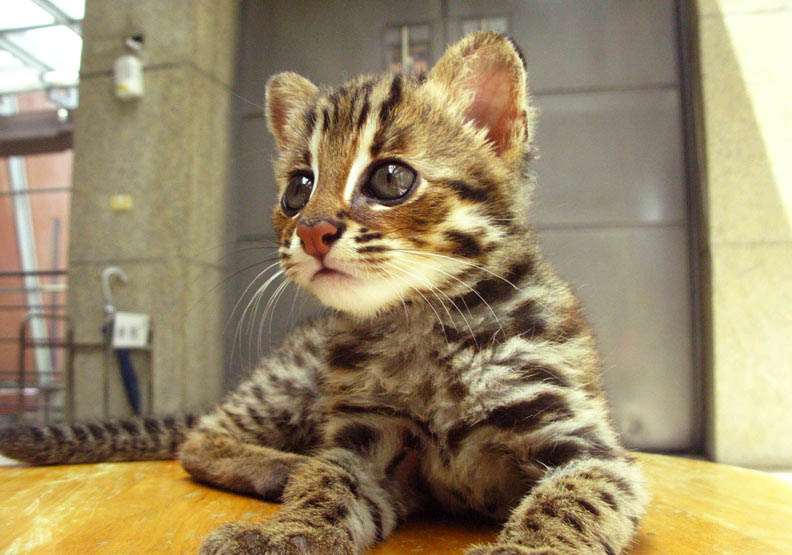
#> input picture leocat.jpg, 792 x 555 px
$ python ImageProcess.py
#> lines starting #> are read from the running program, lines starting #| are printed output that depends on the picture; after the words box and inside, x2 and y2 are one past the last pixel; in counts of white or black regions, pixels touching at a corner belong together
import cv2 as cv
import numpy as np
from matplotlib import pyplot as plt

def process(filename, binary = 0, flip = 0, save = 0):
#> called with filename = 'leocat.jpg', binary = 1, flip = 0, save = 0
    img = cv.imread(filename, 0)
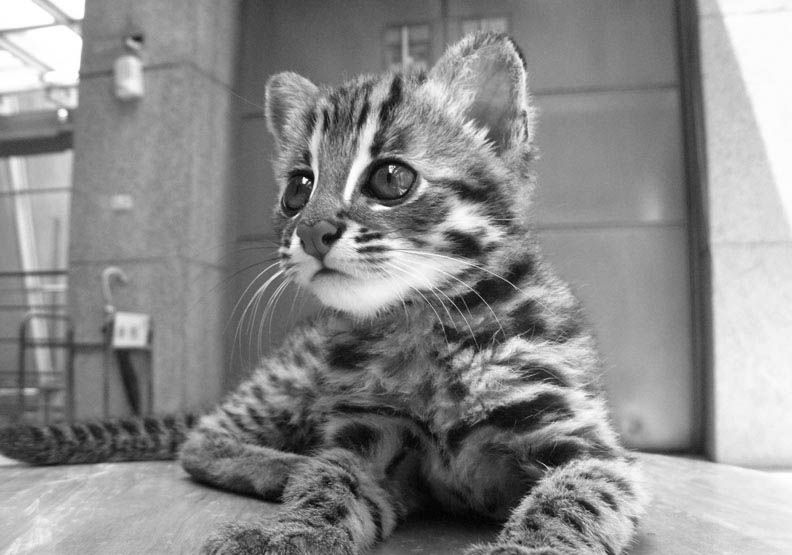
#> img: shape (555, 792); min 0, max 255, mean 139.2
    if binary == 1:
        ret,img = cv.threshold(img, 127, 255, cv.THRESH_BINARY)
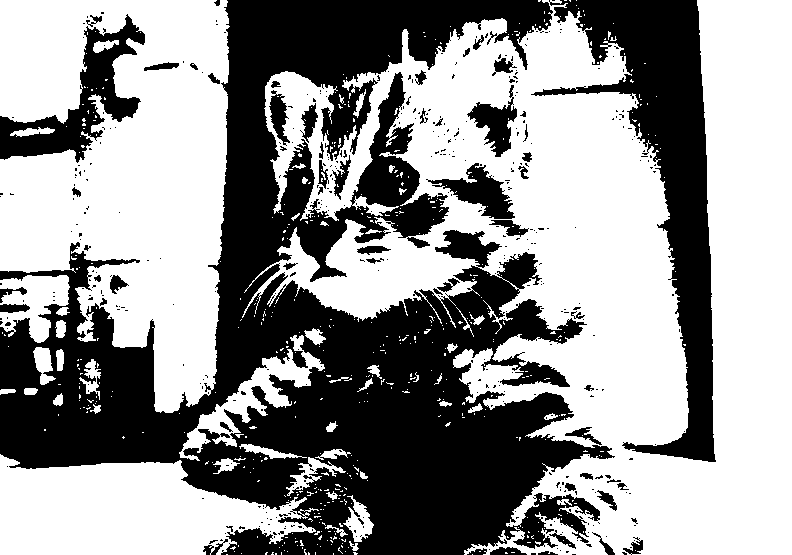
#> img: shape (555, 792); 58% white; 443 black regions (387 under 20 px), largest, box (x1, y1, x2, y2) and area: (0, 0, 615, 555) 142597, (531, 0, 716, 462) 25402, (0, 14, 145, 163) 6625
    if flip == 1:
        img = cv.flip(img, 1)
    if save == 1:
        fn = filename.rsplit('.', 1)
        newfile = fn[0] + "_p." + ''.join(fn[1:])
        print(newfile)
        cv.imwrite(newfile, img)
    return img

def main():
    images = []
    images.append(process('leocat.jpg', binary=1))
    images.append(process('leocat.jpg', flip=1))
#> call 2 of process, with filename = 'leocat.jpg', binary = 0, flip = 1, save = 0
#> in process (call 2), `img = cv.flip(img, 1)`:
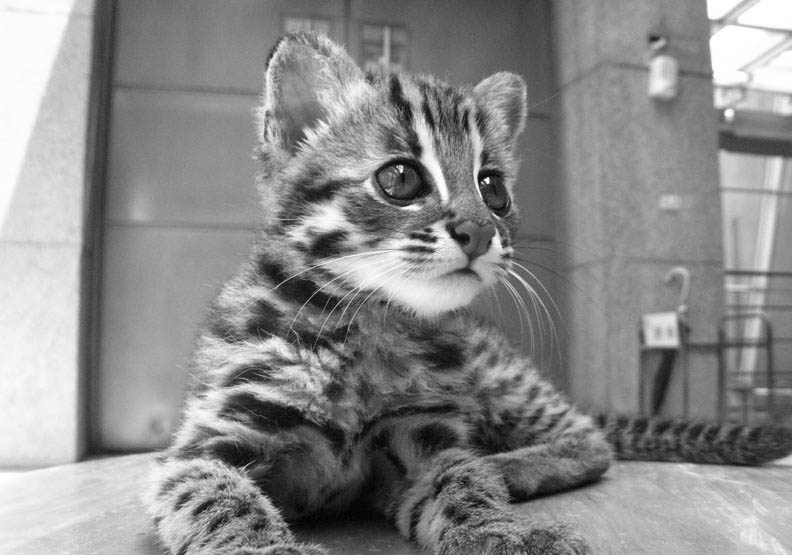
#> img: shape (555, 792); min 0, max 255, mean 139.2
    images.append(process('leocat.jpg', binary=1, flip=1, save=1))
#> call 3 of process, with filename = 'leocat.jpg', binary = 1, flip = 1, save = 1
#> in process (call 3), `img = cv.flip(img, 1)`:
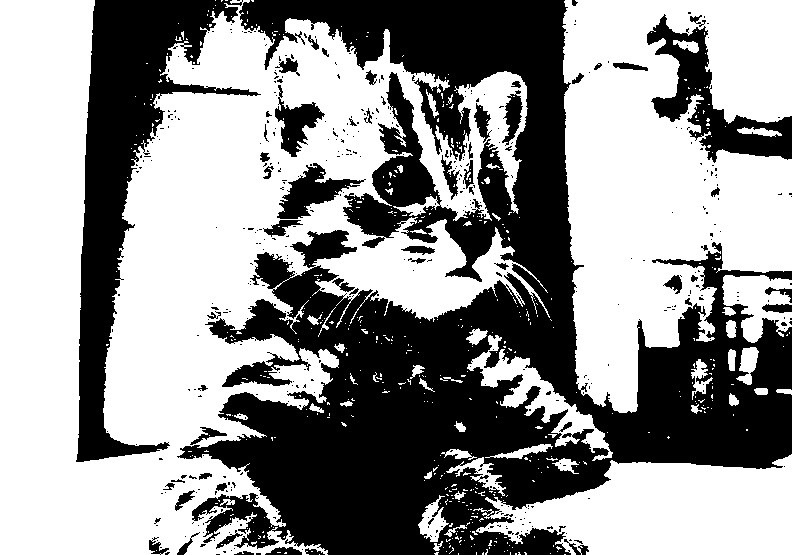
#> img: shape (555, 792); 58% white; 443 black regions (387 under 20 px), largest, box (x1, y1, x2, y2) and area: (177, 0, 792, 555) 142597, (76, 0, 261, 462) 25402, (647, 14, 792, 163) 6625
    for i in range(3):
        plt.subplot(1,3,i+1),plt.imshow(images[i],'gray')
        plt.xticks([]),plt.yticks([])
    plt.show()

if __name__ == '__main__':
    main()
